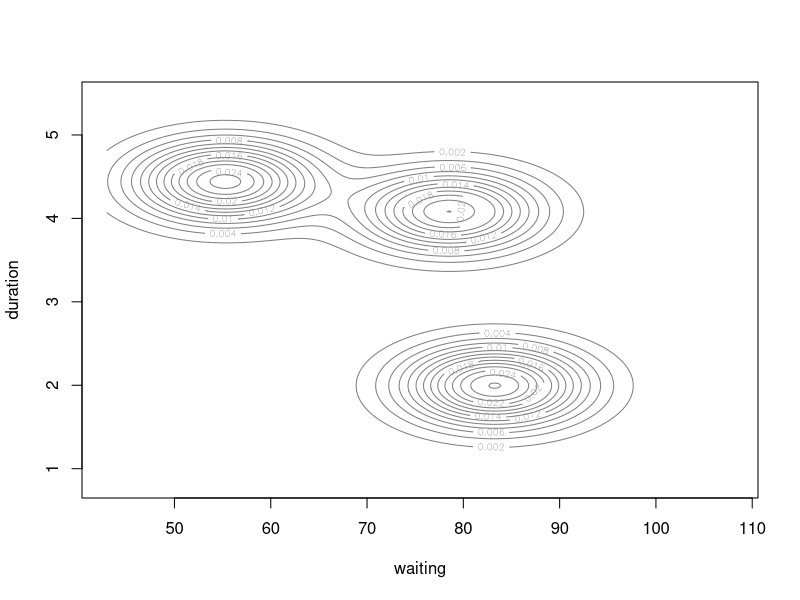
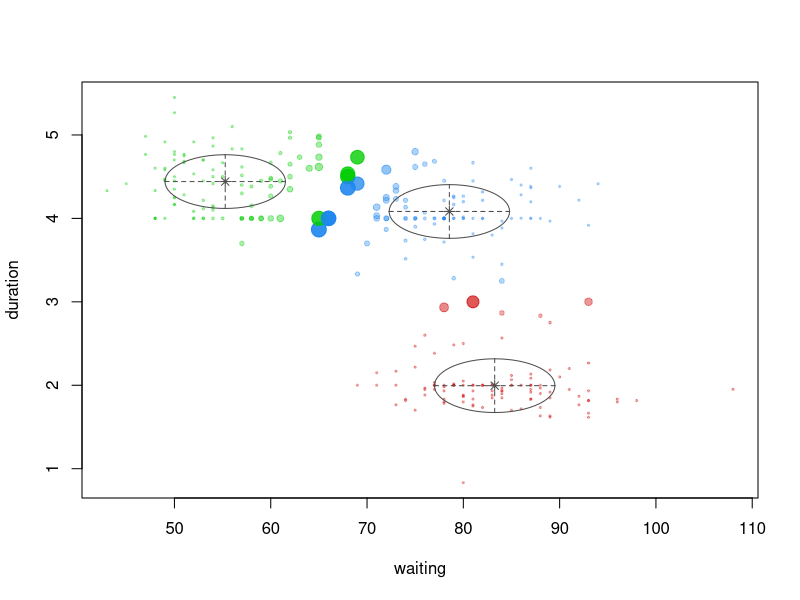
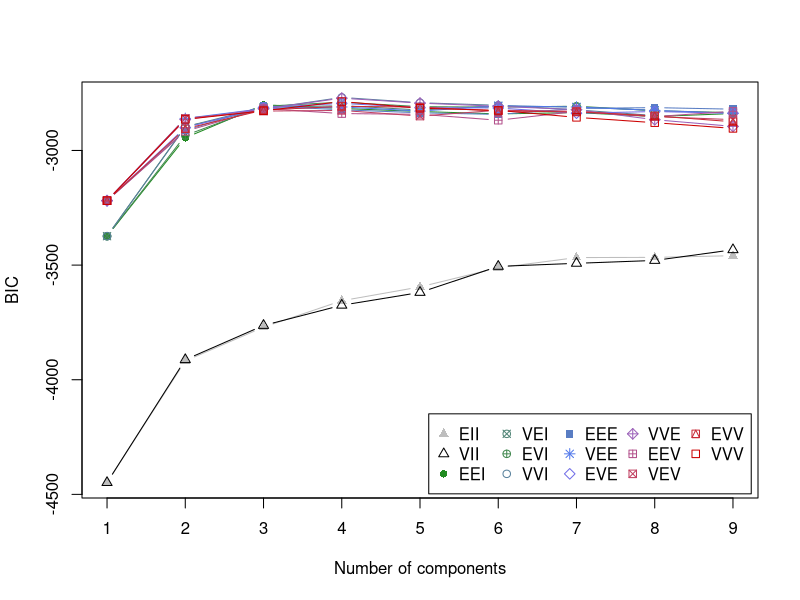
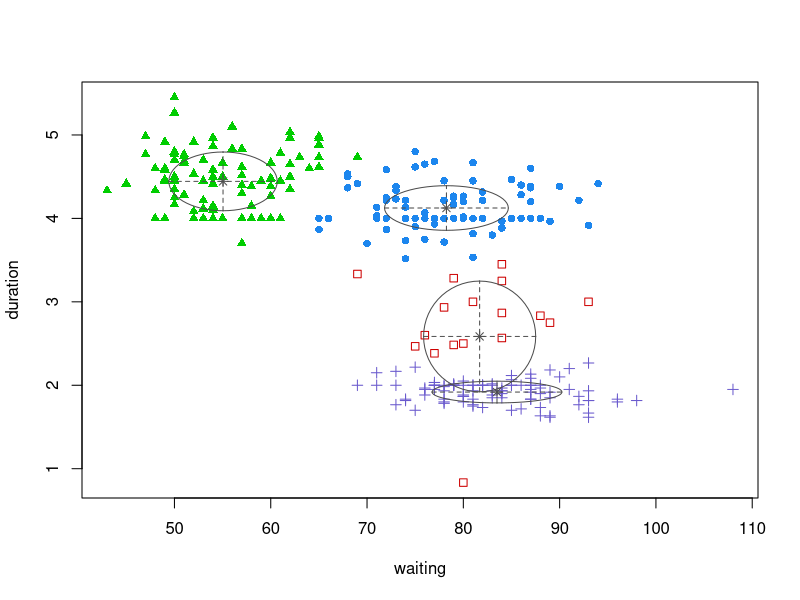
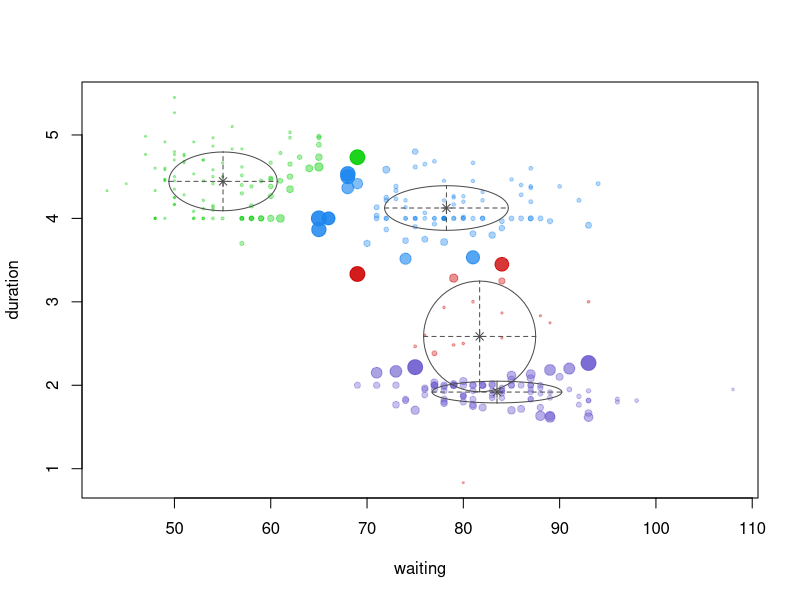

The R source for these figures, in order:
library(mclust)
library(dplyr)

### Model-based Clustering

# Gaussian mixture model (GMM)
# GMM model with 3 components

data(geyser, package = 'MASS')
geyser_mc <- Mclust(geyser, G = 3)

# results
plot(geyser_mc, what = "density")
plot(geyser_mc, what = "uncertainty")

# observations with high uncertainty 
sort(geyser_mc$uncertainty, decreasing = TRUE) %>% 
  head()

# model selection
summary(geyser_mc)

# Bayesian information criterion(BIC) to choose a best model
# leaving G = NULL forces Mclust() to evaluate 1–9 clusters
# then select the optimal # of components based on BIC

geyser_optimal_mc <- Mclust(geyser)
summary(geyser_optimal_mc)
legend_args <- list(x = "bottomright", ncol = 5)
plot(geyser_optimal_mc, what = "BIC", legendArgs = legend_args)
plot(geyser_optimal_mc, what = "classification")
plot(geyser_optimal_mc, what = "uncertainty")
